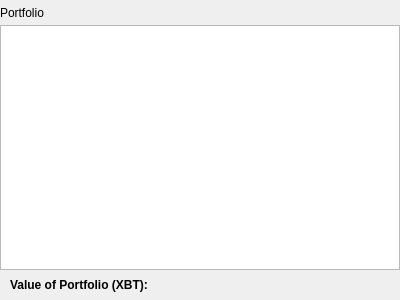
<?xml version="1.0" encoding="UTF-8"?>
<ui version="4.0">
 <class>CCWidget</class>
 <widget class="QWidget" name="CCWidget">
  <property name="geometry">
   <rect>
    <x>0</x>
    <y>0</y>
    <width>400</width>
    <height>300</height>
   </rect>
  </property>
  <property name="windowTitle">
   <string>CCWidget</string>
  </property>
  <layout class="QVBoxLayout" name="verticalLayout">
   <property name="spacing">
    <number>0</number>
   </property>
   <property name="leftMargin">
    <number>0</number>
   </property>
   <property name="topMargin">
    <number>0</number>
   </property>
   <property name="rightMargin">
    <number>0</number>
   </property>
   <property name="bottomMargin">
    <number>0</number>
   </property>
   <item>
    <widget class="QFrame" name="frame">
     <property name="sizePolicy">
      <sizepolicy hsizetype="Expanding" vsizetype="Preferred">
       <horstretch>0</horstretch>
       <verstretch>0</verstretch>
      </sizepolicy>
     </property>
     <property name="minimumSize">
      <size>
       <width>0</width>
       <height>0</height>
      </size>
     </property>
     <property name="sizeIncrement">
      <size>
       <width>0</width>
       <height>0</height>
      </size>
     </property>
     <property name="headerPanel" stdset="0">
      <bool>true</bool>
     </property>
     <layout class="QHBoxLayout" name="header_panel">
      <property name="leftMargin">
       <number>0</number>
      </property>
      <property name="topMargin">
       <number>0</number>
      </property>
      <property name="rightMargin">
       <number>0</number>
      </property>
      <property name="bottomMargin">
       <number>0</number>
      </property>
      <item>
       <widget class="QLabel" name="label">
        <property name="sizePolicy">
         <sizepolicy hsizetype="Expanding" vsizetype="Minimum">
          <horstretch>0</horstretch>
          <verstretch>25</verstretch>
         </sizepolicy>
        </property>
        <property name="minimumSize">
         <size>
          <width>0</width>
          <height>25</height>
         </size>
        </property>
        <property name="maximumSize">
         <size>
          <width>16777215</width>
          <height>25</height>
         </size>
        </property>
        <property name="text">
         <string>Portfolio</string>
        </property>
        <property name="scaledContents">
         <bool>true</bool>
        </property>
        <property name="headerLabel" stdset="0">
         <bool>true</bool>
        </property>
       </widget>
      </item>
     </layout>
    </widget>
   </item>
   <item>
    <widget class="TreeViewWithEnterKey" name="treeViewCC">
     <property name="editTriggers">
      <set>QAbstractItemView::NoEditTriggers</set>
     </property>
     <property name="alternatingRowColors">
      <bool>true</bool>
     </property>
    </widget>
   </item>
   <item>
    <widget class="QFrame" name="frame_2">
     <property name="tableFooter" stdset="0">
      <bool>true</bool>
     </property>
     <layout class="QHBoxLayout" name="horizontalLayout">
      <property name="spacing">
       <number>5</number>
      </property>
      <property name="leftMargin">
       <number>10</number>
      </property>
      <property name="topMargin">
       <number>0</number>
      </property>
      <property name="rightMargin">
       <number>10</number>
      </property>
      <property name="bottomMargin">
       <number>0</number>
      </property>
      <item>
       <widget class="QLabel" name="labelTotalLabel">
        <property name="sizePolicy">
         <sizepolicy hsizetype="Preferred" vsizetype="Preferred">
          <horstretch>0</horstretch>
          <verstretch>30</verstretch>
         </sizepolicy>
        </property>
        <property name="minimumSize">
         <size>
          <width>0</width>
          <height>30</height>
         </size>
        </property>
        <property name="text">
         <string>&lt;html&gt;&lt;head/&gt;&lt;body&gt;&lt;p&gt;&lt;span style=&quot; font-weight:600;&quot;&gt;Value of Portfolio (XBT):&lt;/span&gt;&lt;/p&gt;&lt;/body&gt;&lt;/html&gt;</string>
        </property>
        <property name="indent">
         <number>0</number>
        </property>
       </widget>
      </item>
      <item>
       <widget class="QLabel" name="labelTotalValue">
        <property name="sizePolicy">
         <sizepolicy hsizetype="Preferred" vsizetype="Preferred">
          <horstretch>0</horstretch>
          <verstretch>30</verstretch>
         </sizepolicy>
        </property>
        <property name="minimumSize">
         <size>
          <width>0</width>
          <height>30</height>
         </size>
        </property>
        <property name="text">
         <string/>
        </property>
        <property name="alignment">
         <set>Qt::AlignRight|Qt::AlignTrailing|Qt::AlignVCenter</set>
        </property>
       </widget>
      </item>
     </layout>
    </widget>
   </item>
  </layout>
 </widget>
 <customwidgets>
  <customwidget>
   <class>TreeViewWithEnterKey</class>
   <extends>QTreeView</extends>
   <header>TreeViewWithEnterKey.h</header>
  </customwidget>
 </customwidgets>
 <resources/>
 <connections/>
</ui>
